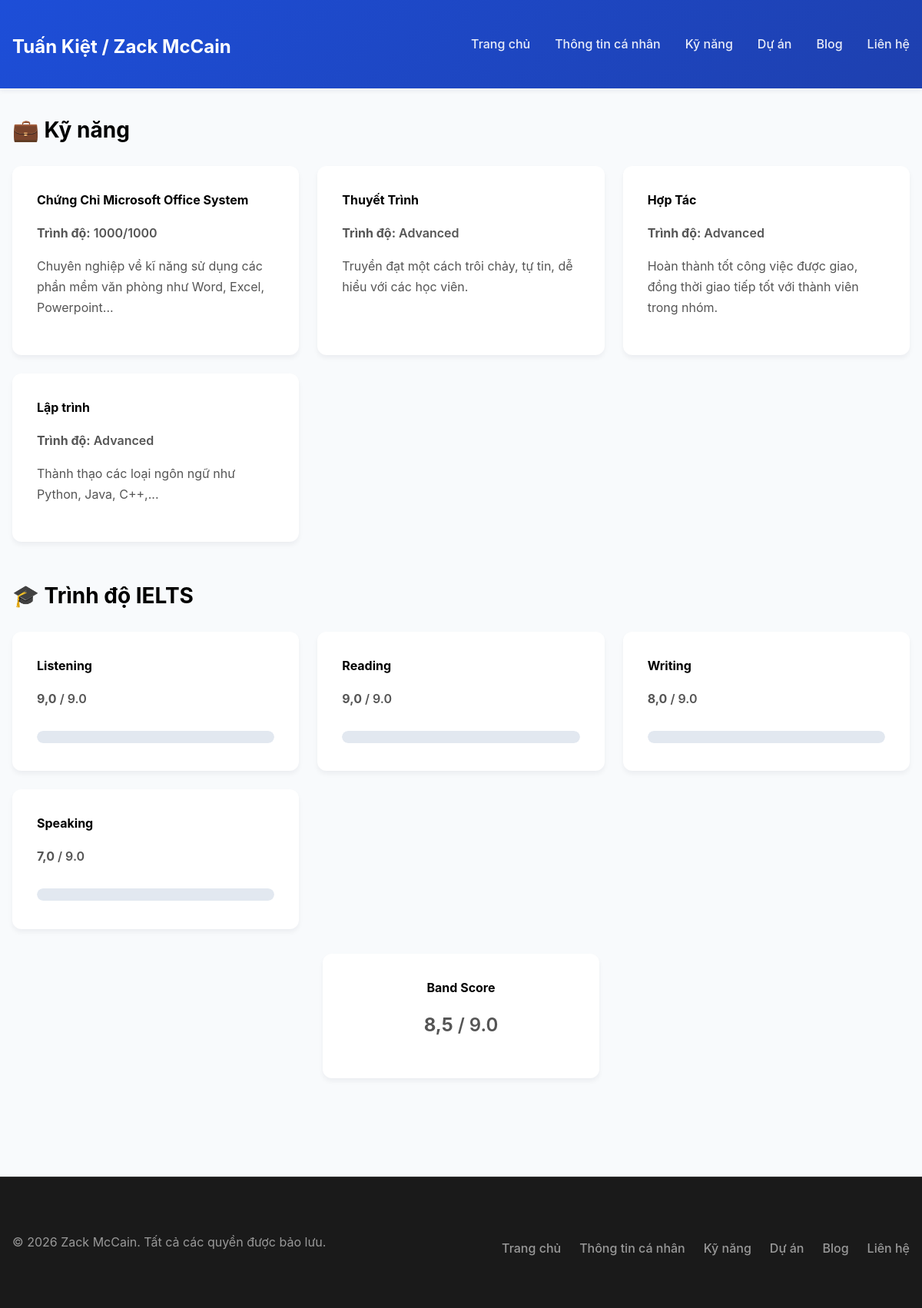
Screenshot of /skills/ with the database file from the repository.
### portfolio_app/models.py (models this page shows, shortened)
class Skill(models.Model):
    name = models.CharField(max_length=100, verbose_name='Tên kỹ năng')
    level = models.CharField(
        max_length=50,
        blank=True,
        verbose_name='Trình độ',
        help_text='VD: Beginner, Intermediate, Advanced, Expert'
    )
    description = models.TextField(blank=True, verbose_name='Mô tả')
    class Meta:
        verbose_name = 'Kỹ năng'
        verbose_name_plural = 'Kỹ năng'

class IeltsScore(models.Model):
    listening = models.DecimalField(
        max_digits=2,
        decimal_places=1,
        choices=IELTS_SCORE_CHOICES,
        default=Decimal('5.0'),
        verbose_name='Listening',
        help_text='Điểm từ 0.0 đến 9.0, bước 0.5',
        validators=[MinValueValidator(Decimal('0.0')), MaxValueValidator(Decimal('9.0'))]
    )
    reading = models.DecimalField(
        max_digits=2,
        decimal_places=1,
        choices=IELTS_SCORE_CHOICES,
        default=Decimal('5.0'),
        verbose_name='Reading',
        help_text='Điểm từ 0.0 đến 9.0, bước 0.5',
        validators=[MinValueValidator(Decimal('0.0')), MaxValueValidator(Decimal('9.0'))]
    )
    writing = models.DecimalField(
        max_digits=2,
        decimal_places=1,
        choices=IELTS_SCORE_CHOICES,
        default=Decimal('5.0'),
        verbose_name='Writing',
        help_text='Điểm từ 0.0 đến 9.0, bước 0.5',
        validators=[MinValueValidator(Decimal('0.0')), MaxValueValidator(Decimal('9.0'))]
    )
    speaking = models.DecimalField(
        max_digits=2,
        decimal_places=1,
        choices=IELTS_SCORE_CHOICES,
        default=Decimal('5.0'),
        verbose_name='Speaking',
        help_text='Điểm từ 0.0 đến 9.0, bước 0.5',
        validators=[MinValueValidator(Decimal('0.0')), MaxValueValidator(Decimal('9.0'))]
    )
    updated_at = models.DateTimeField(auto_now=True, verbose_name='Cập nhật lần cuối')
    class Meta:
        verbose_name = 'Điểm IELTS'
        verbose_name_plural = 'Điểm IELTS'
    @property
    def average_score(self):
        total = self.listening + self.reading + self.writing + self.speaking
        avg = total / Decimal('4')
        from decimal import ROUND_HALF_UP
        half_points = (avg * Decimal('2')).quantize(Decimal('1'), rounding=ROUND_HALF_UP)
        return half_points / Decimal('2')

### portfolio_app/views.py (the view)
# urls.py: path('skills/', views.skill_ielts, name='skill_ielts'),
def skill_ielts(request):
    skills = Skill.objects.all()
    ielts = IeltsScore.objects.first()
    return render(request, 'portfolio_app/skill_ielts.html', {
        'skills': skills,
        'ielts': ielts,
    })

### portfolio_app/templates/portfolio_app/skill_ielts.html (shortened to what this page needs)
{% extends 'portfolio_app/base.html' %}
{% block content %}
<section>
    <h3>💼 Kỹ năng</h3>
    {% if skills %}
    <div class="grid">
        {% for skill in skills %}
        <article class="card skill-card">
            <h4>{{ skill.name }}</h4>
            {% if skill.level %}
            <p class="skill-level"><strong>Trình độ:</strong> {{ skill.level }}</p>
            {% endif %}
            {% if skill.description %}
            <p>{{ skill.description }}</p>
            {% endif %}
        </article>
        {% endfor %}
    </div>
    {% else %}
    <p style="background: #f0f0f0; padding: 1rem; border-radius: 8px;">
        Chưa có kỹ năng.
    </p>
    {% endif %}
</section>
<section>
    <h3>🎓 Trình độ IELTS</h3>
    {% if ielts %}
    <div class="grid skill-ratings">
        <article class="card skill-card">
            <h4>Listening</h4>
            <p class="skill-level"><strong>{{ ielts.listening|floatformat:1 }}</strong> / 9.0</p>
            <progress value="{{ ielts.listening }}" max="9"></progress>
        </article>
        <article class="card skill-card">
            <h4>Reading</h4>
            <p class="skill-level"><strong>{{ ielts.reading|floatformat:1 }}</strong> / 9.0</p>
            <progress value="{{ ielts.reading }}" max="9"></progress>
        </article>
        <article class="card skill-card">
            <h4>Writing</h4>
            <p class="skill-level"><strong>{{ ielts.writing|floatformat:1 }}</strong> / 9.0</p>
            <progress value="{{ ielts.writing }}" max="9"></progress>
        </article>
        <article class="card skill-card">
            <h4>Speaking</h4>
            <p class="skill-level"><strong>{{ ielts.speaking|floatformat:1 }}</strong> / 9.0</p>
            <progress value="{{ ielts.speaking }}" max="9"></progress>
        </article>
    </div>
    <div class="card average-card">
        <h4>Band Score</h4>
        <p class="skill-level"><strong>{{ ielts.average_score|floatformat:1 }}</strong> / 9.0</p>
    </div>
    {% else %}
    <div class="card average-card">
        <h4>Band Score</h4>
        <p class="skill-level">Chưa có điểm</p>
    </div>
    {% endif %}
</section>
{% endblock %}

### portfolio_app/templates/portfolio_app/base.html (shortened to what this page needs)
<!DOCTYPE html>
<html lang="vi">
<head>
    {% load static %}
    <link rel="stylesheet" href="{% static 'portfolio_app/css/style.css' %}">
    <link rel="stylesheet" href="https://cdnjs.cloudflare.com/ajax/libs/font-awesome/6.4.0/css/all.min.css">
</head>
<body>
    <header class="site-header">
        <div class="container">
            <h1 class="logo"><a href="{% url 'portfolio_app:front' %}">Tuấn Kiệt / Zack McCain</a></h1>
            <nav class="nav-menu">
                <a href="{% url 'portfolio_app:front' %}" class="nav-link">Trang chủ</a>
                <a href="{% url 'portfolio_app:profile' %}" class="nav-link">Thông tin cá nhân</a>
                <a href="{% url 'portfolio_app:skill_ielts' %}" class="nav-link">Kỹ năng</a>
                <a href="{% url 'portfolio_app:project_list' %}" class="nav-link">Dự án</a>
                <a href="{% url 'portfolio_app:blog_list' %}" class="nav-link">Blog</a>
                <a href="{% url 'portfolio_app:contact' %}" class="nav-link">Liên hệ</a>
            </nav>
        </div>
    </header>
    <main class="container">
        {% block content %}{% endblock %}
    </main>
    <footer class="site-footer">
        <div class="container">
            <div class="footer-row">
                <p>&copy; 2026 Zack McCain. Tất cả các quyền được bảo lưu.</p>
                <div class="footer-links">
                <a href="{% url 'portfolio_app:front' %}" class="nav-link">Trang chủ</a>
                <a href="{% url 'portfolio_app:profile' %}" class="nav-link">Thông tin cá nhân</a>
                <a href="{% url 'portfolio_app:skill_ielts' %}" class="nav-link">Kỹ năng</a>
                <a href="{% url 'portfolio_app:project_list' %}" class="nav-link">Dự án</a>
                <a href="{% url 'portfolio_app:blog_list' %}" class="nav-link">Blog</a>
                <a href="{% url 'portfolio_app:contact' %}" class="nav-link">Liên hệ</a>
                </div>
            </div>
        </div>
    </footer>
</body>
</html>

### portfolio_app/static/portfolio_app/css/style.css (style rules this page uses)
:root { --primary: #1d4ed8; --primary-light: #3b82f6; --primary-dark: #1e40af; --secondary: #64748b; --success: #10b981; --danger: #dc2626; --light: #f1f5f9; --lighter: #f8fafc; --border: #e2e8f0; --shadow: 0 10px 25px rgba(15, 23, 42, 0.08); --shadow-sm: 0 4px 6px rgba(15, 23, 42, 0.05); }
* { margin: 0; padding: 0; box-sizing: border-box; }
html { scroll-behavior: smooth; }
body { font-family: -apple-system, BlinkMacSystemFont, 'Segoe UI', 'Roboto', 'Oxygen', 'Ubuntu', 'Cantarell', 'Fira Sans', 'Droid Sans', 'Helvetica Neue', sans-serif; -webkit-font-smoothing: antialiased; -moz-osx-font-smoothing: grayscale; background: var(--lighter); color: #1f2937; line-height: 1.6; }
.container { width: min(1200px, calc(100% - 2rem)); margin: 0 auto; padding: 2rem 0; }
.site-header { background: linear-gradient(135deg, var(--primary) 0%, var(--primary-dark) 100%); color: white; padding: 1rem 0; box-shadow: var(--shadow-sm); position: sticky; top: 0; z-index: 100; }
.site-header .container { display: flex; align-items: center; justify-content: space-between; gap: 2rem; flex-wrap: wrap; padding: 1rem 0; }
.logo a { font-size: 1.5rem; font-weight: 700; color: white; text-decoration: none; transition: transform 0.2s; }
.nav-menu { display: flex; gap: 2rem; flex-wrap: wrap; }
.nav-link { color: rgba(255, 255, 255, 0.9); text-decoration: none; font-weight: 500; transition: color 0.2s; position: relative; }
.nav-link::after { content: ''; position: absolute; bottom: -4px; left: 0; width: 0; height: 2px; background: white; transition: width 0.2s; }
section { margin-bottom: 3rem; }
h3 { font-size: 1.75rem; margin-bottom: 1.5rem; color: #000; }
.grid { display: grid; gap: 1.5rem; grid-template-columns: repeat(auto-fit, minmax(280px, 1fr)); }
.card { background: white; border-radius: 12px; box-shadow: var(--shadow-sm); padding: 2rem; transition: all 0.3s; }
.card progress { width: 100%; height: 1rem; margin-top: 0.75rem; accent-color: var(--primary); border-radius: 999px; overflow: hidden; }
.average-card { max-width: 360px; margin: 2rem auto 0; text-align: center; }
.average-card h4 { margin-bottom: 0.75rem; }
.average-card p { font-size: 1.5rem; margin-bottom: 0; }
.card h4, .card h3 { margin-top: 0; margin-bottom: 1rem; color: #000; }
.card p { color: #555; line-height: 1.7; margin-bottom: 1rem; }
.skill-level { color: var(--primary); font-weight: 600; }
.site-footer { background: #1a1a1a; color: #999; padding: 2rem 0; text-align: center; margin-top: 3rem; border-top: 1px solid #333; }
.site-footer p { margin: 0; }
.site-footer .footer-row { display: flex; justify-content: space-between; align-items: center; gap: 1rem; }
.site-footer .footer-links { margin-top: 1rem; display: flex; justify-content: center; gap: 1.5rem; }
.site-footer .footer-links a { color: var(--white); text-decoration: none; transition: var(--transition); }

### rows the page displays
Skill: name "Chứng Chỉ Microsoft Office System", level "1000/1000", description "Chuyên nghiệp về kĩ năng sử dụng các phần mềm văn phòng như Word, Excel, Powerpoint..."
Skill: name "Thuyết Trình", level "Advanced", description "Truyền đạt một cách trôi chảy, tự tin, dễ hiểu với các học viên."
Skill: name "Hợp Tác", level "Advanced", description "Hoàn thành tốt công việc được giao, đồng thời giao tiếp tốt với thành viên trong nhóm."
Skill: name "Lập trình", level "Advanced", description "Thành thạo các loại ngôn ngữ như Python, Java, C++,..."
IeltsScore: listening "9,0", reading "9,0", writing "8,0", speaking "7,0", average_score "8,5"
